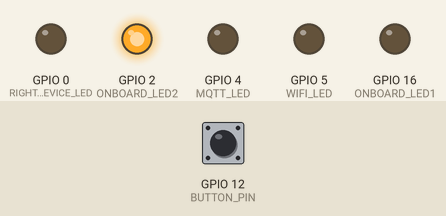
Simulated run of this sketch. Board: ESP8266 (NodeMCU). On the bench: output pins drawn as LEDs (lit = HIGH). The inputs (shaded band) are chosen by the test bench; at power-on: GPIO 12 (BUTTON_PIN) LOW. What the sketch prints to the serial monitor is not drawn.

Above: at 1.2 s.
1.3 s: GPIO 12 (BUTTON_PIN) pulled HIGH for 0.15 s
At 1.37 s:
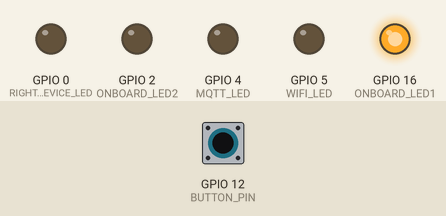
2.9 s: GPIO 12 (BUTTON_PIN) pulled HIGH for 3.2 s
At 7.5 s:
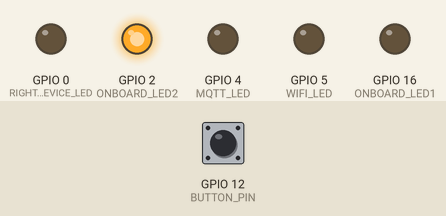
Timing chart, 0 to 9.0 s (numbered marks = the images above; inputs shaded):
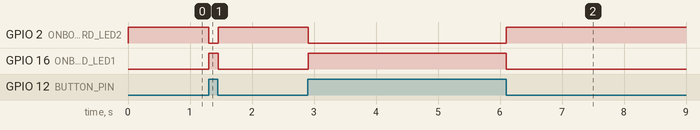

The sketch:

PCBTester_ESP8266-Door.ino
```cpp
//ESP32 - Door LED KIT
#define WIFI_LED 5 //D1
#define MQTT_LED 4 //D2
#define RIGHTDEVICE_LED 0 //D3
#define BUTTON_PIN 12 //D6

/*If we are using Onboard leds we cant connect anything to D0 and D4*/
#define ONBOARD_LED1 16 //Reversed LOW = HIGH //D0 //Near the power
#define ONBOARD_LED2 2 //Reversed LOW = HIGH //D4 //Near the antenna

int buttonState = 0;
// The pin the LED is connected to
void setup() {
  Serial.begin(9600);
  pinMode(BUTTON_PIN, INPUT);

  pinMode(WIFI_LED, OUTPUT);
  pinMode(MQTT_LED, OUTPUT);
  pinMode(RIGHTDEVICE_LED, OUTPUT);
  pinMode(ONBOARD_LED1,OUTPUT);
  pinMode(ONBOARD_LED2,OUTPUT); // Declare the LED as an output
  digitalWrite(WIFI_LED,LOW);
  digitalWrite(MQTT_LED,LOW);
  digitalWrite(RIGHTDEVICE_LED,LOW);
  digitalWrite(ONBOARD_LED1,HIGH);
  digitalWrite(ONBOARD_LED2,HIGH);
}

void loop() {
//  Serial.println("Led Test...");
//  delay(1000);
//  digitalWrite(WIFI_LED,LOW);
//  digitalWrite(MQTT_LED,LOW);
//  digitalWrite(RIGHTDEVICE_LED,LOW);
//  delay(1000);
//  digitalWrite(WIFI_LED,HIGH);
//  digitalWrite(MQTT_LED,HIGH);
//  digitalWrite(RIGHTDEVICE_LED,HIGH); // Turn the LED on

  buttonState = digitalRead(BUTTON_PIN);
  Serial.println(buttonState);
  // check if the pushbutton is pressed.
  // if it is, the buttonState is HIGH
  if (buttonState == HIGH) {
    // turn LED on
    digitalWrite(ONBOARD_LED1, HIGH);
    digitalWrite(ONBOARD_LED2, LOW);
  } else {
    // turn LED off
    digitalWrite(ONBOARD_LED1, LOW);
    digitalWrite(ONBOARD_LED2, HIGH);
  }


}
```

Measured:
- after the input at 1.3 s, GPIO 2 (ONBOARD_LED2): HIGH → LOW at once, → HIGH 0.15 s later; GPIO 16 (ONBOARD_LED1): LOW → HIGH at once, → LOW 0.15 s later
- after the input at 2.9 s, GPIO 2 (ONBOARD_LED2): HIGH → LOW at once, → HIGH 3.2 s later; GPIO 16 (ONBOARD_LED1): LOW → HIGH at once, → LOW 3.2 s later
